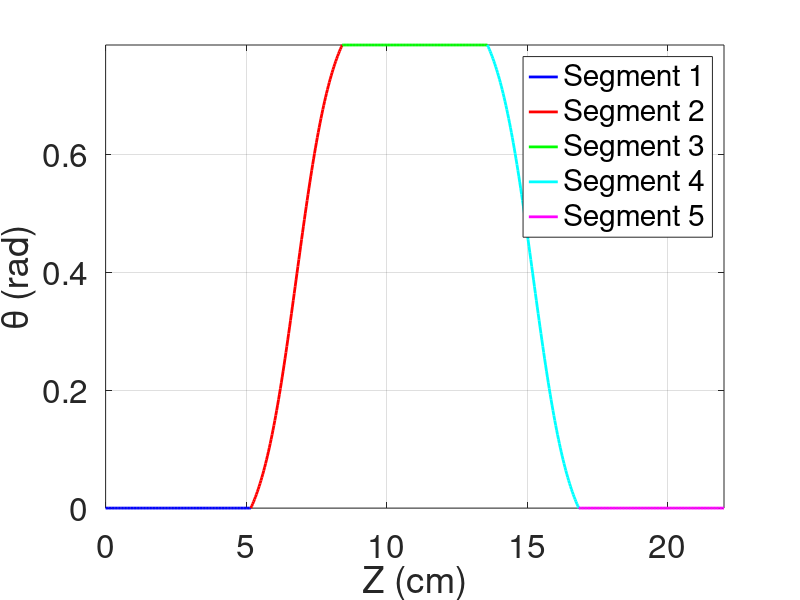

The MATLAB script that drew this image:
%% Airfoil Paths and Profiles for SolidWorks

% By: Timothy A. Coda
% Date of Last Revision: 10 Sept 2017

% This script is used to generate text files of XYZ coordinates to be
% imported into SolidWorks for the purpose of creating CAD models of
% airfoils/blades for the VAWT project, based out of the FDRL under the
% direction of Professor Charles Williamson.

% There are multiple ways to create CAD models of a VAWT blade.  The method
% I ultimately settled upon utilizes the "Lofted Boss/Base" tool in
% SolidWorks.  At minimum this tool requires two curves, which indicate the
% limits of the extrusion.  What makes this tool useful for our purposes is
% that it allows the selection of a "Guide Curve," which is what allows for
% move complex blade design to be modeled.  Thus, this script produces text
% files that fall into one of two categories:

% (1) Airfoil chord line, used as the "Guide Curve" for a loft extrusion in
% SolidWorks.  This is done by first specifying the desired chord line in
% polar coordines (defining r, theta, and z) and then converting them to
% Cartesian coordinates that can be read in SolidWorks.  The conversion is
% done using MATLAB's pol2cart function.
% (2) The airfoil profile (i.e. NACA 0015, NACA 0021, etc.).  This is done
% using the NACA airfoil profile equation, found at:
% https://en.wikipedia.org/wiki/NACA_airfoil

% Three different blade designs are considered below:
% (1) ZigZag
% (2) Witch of Agnesi (WoA)
% (3) Sigmoid

% *** ALL UNITS IN cm ***
close all
clear all
clc
%% ZigZag Airfoil (ZZ)

% First, specify the value of r of the chord line.  This is simply the
% radius of the turbine, the radial distance from the center of the turbine 
% at which the airfoil is mounted.  For the 1x turbine, R = 8.25 cm.
R = 8.25; % recall all units are cm

% Now, specify the blade span, which will be in the z-direction.
% Historically, the span of the blade is 22 cm:
SPAN = 22;

% It is necessary to divide the blade, and chord line, into discrete segments.
% SolidWorks has a difficult time extruding along a complex paths.
% Instead, discretize the blade based upon its features.  The ZigZag blade
% lends itself to being treated as two portions that are symmetric about
% the mid-chord point.  In general, try to define paths that are
% monotonically increasing or decreasing in nature.
% Furthermore, as will be seen below, this discretization is necessary so
% that the blade curvature is modeled in SolidWorks as desired.
n = 100; % number or discrete points comprising the chord path
Z1_ZZ = linspace(0,SPAN/2,n)';
Z2_ZZ = linspace(SPAN/2,SPAN,n)';

% Now define the corresponding theta value for each segment.  For the ZigZag
% blade with a sweep angle (SA) of 45 degrees, the theta variation is simply
% linear:
SA_ZZ = pi/4; % in radians
theta1_ZZ = linspace(0,SA_ZZ,n)';
theta2_ZZ = linspace(SA_ZZ,0,n)';

% Finally, define the radial values of the chord line.  We are not
% considering a bulbous or canted blade, so r is constant:
r1_ZZ = R*ones(1,n)';
r2_ZZ = R*ones(1,n)';

% Now we can use the pol2cart function.  Note that all of the arrays above
% are column arrays; this is the required format for the pol2cart function.
% The function returns three separate column arrays of the x, y, and z
% values.  These arrays are joined into a single matrix and then exported
% as a text file, which can be read by SolidWorks

% Additionally, it is also best to shift the curve such that it begins at
% the origin (this will make it more compatible with the airfoil curves 
% generated below).  All that needs to be done is subtraction of the value 
% of R from the x-values of the curves:
[x1_ZZ,y1_ZZ,z1_ZZ] = pol2cart(theta1_ZZ,r1_ZZ,Z1_ZZ);
x1_ZZ = x1_ZZ - R;
XYZ1_ZZ = [x1_ZZ,y1_ZZ,z1_ZZ];
[x2_ZZ,y2_ZZ,z2_ZZ] = pol2cart(theta2_ZZ,r2_ZZ,Z2_ZZ);
x2_ZZ = x2_ZZ - R;
XYZ2_ZZ = [x2_ZZ,y2_ZZ,z2_ZZ];

%% Witch of Agnesi (WoA)

% Note that this is not exactly the chord line guide curves used in the WoA
% blades made in Spring 2017; those blades consisted for 4 segments, 2 of
% which were straight.  Below only two segments are considered, thus this is very
% similar to the ZigZag blade above.  The z and r components of the guide
% curves will be the same as those above; only the theta component changes.

% The WoA function:

% f(z) = (8*a^3)/(z^2 + 4*a^2)

% The nature of the WoA equation requires shifting and scaling to achieve
% the desired profile with the desired sweep angle.  The variable "a" is
% a tuning parameter of sorts, and determines the "sharpness" of the WoA
% curve.  Furthermore, the WoA curve is
% symmetric about z = 0.  However, the other curves and profiles generated
% in this code are based in the z = [0,SPAN] range, not the 
% z = [-SPAN/2,SPAN/2] range.  Thus, when using the WoA equation,
% the independent variable (z) must be shifted to get the desired theta
% variation.
Z1_WoA = Z1_ZZ; Z2_WoA = Z2_ZZ; r1_WoA = r1_ZZ; r2_WoA = r2_ZZ;
SA_WoA = pi/4;
a = pi/4; % a "tuning parameter"
% WoA function
theta1_WoA = (8*a^3)./(((Z1_WoA-(0.5*SPAN)).^2 + 4*a^2));
% First shift:
theta1_WoA = theta1_WoA - min(theta1_WoA);
% Then scale:
beta = SA_WoA/max(theta1_WoA);
theta1_WoA = beta.*theta1_WoA;
% WoA function
theta2_WoA = (8*a^3)./(((Z2_WoA-(0.5*SPAN)).^2 + 4*a^2)); 
% First shift:
theta2_WoA = theta2_WoA - min(theta2_WoA);
% Then scale:
theta2_WoA = beta.*theta2_WoA;
[x1_WoA,y1_WoA,z1_WoA] = pol2cart(theta1_WoA,r1_WoA,Z1_WoA);
x1_WoA = x1_WoA - R;
XYZ1_WoA = [x1_WoA,y1_WoA,z1_WoA];
[x2_WoA,y2_WoA,z2_WoA] = pol2cart(theta2_WoA,r2_WoA,Z2_WoA);
x2_WoA = x2_WoA - R;
XYZ2_WoA = [x2_WoA,y2_WoA,z2_WoA];

%% Sigmoid Path

% The Sigmoid blade is the most complex; it is discretized into 5 different
% segments.  However, three of those segments are simple, straight lines.
% Thus, it is not fully necessary to define and export those segments, as
% the Loft tool will not be necessary.  Instead, a simple linear extrusion
% can be done.

% The Sigmoid function:

% f(z) = 1/(1 + exp(-b*z))

% Like the WoA curve, the Sigmoid curve will require shifting and scaling to achieve the
% desired profile.  And, like the WoA function, the Sigmoid function is
% centered about z = 0.  So, the dependent variable (z) will have to be
% shifted.  "b" represents a tuning parameter and controls the "steepness"
% of the Sigmoid curve.

% Finally, the curves created below were not actually used to create the
% "Sigmoid" blade created in Spring 2017.  In fact, the Sigmoid function
% was not even used.  The theta variation was simply linear.  However, the
% code below produces a theta variation using the Sigmoid function.

% The blade has three straight segments, all with a length of 31/6 cm, and
% two Sigmoid segments, both with a length of 3.25 cm (summing of the five
% lengths gives our SPAN value of 22 cm)

SA_sig = pi/4;
b = 1.5;
delz1 = 31/6; delz2 = 3.25;
Z1_sig = linspace(0,delz1,n)';
Z2_sig = linspace(delz1,delz1+delz2,n)';
Z3_sig = linspace(delz1+delz2,delz1+delz2+delz1,n)';
Z4_sig = linspace(delz1+delz2+delz1,delz1+delz2+delz1+delz2,n)';
Z5_sig = linspace(delz1+delz2+delz1+delz2,delz1+delz2+delz1+delz2+delz1,n)';
r1_sig = R*ones(length(Z1_sig),1);
r2_sig = R*ones(length(Z2_sig),1);
r3_sig = R*ones(length(Z3_sig),1);
r4_sig = R*ones(length(Z4_sig),1);
r5_sig = R*ones(length(Z5_sig),1);

% Sigmoid Function
theta2_sig = SA_sig.*(1./(1+exp(-b*(Z2_sig - delz1 - 0.5*delz2))));
% First shift:
theta2_sig = theta2_sig - min(theta2_sig);
% Then scale:
gamma = SA_sig/max(theta2_sig);
theta2_sig = gamma*theta2_sig;
% The theta variation for the other Sigmoid segment can be easily derived
% from theta_sig2 by reversing the order of the entries of the array,
% essentially mirroring the variation:
theta4_sig = flipud(theta2_sig);

% theta is constant for the other three segments (theta = 0 for the first
% and fifth segments, and theta = pi/4 for the third segment)
theta1_sig = zeros(length(Z1_sig),1);
theta3_sig = (pi/4)*ones(length(Z3_sig),1);
theta5_sig = zeros(length(Z5_sig),1);

% Given the simplicity of the straight segments, we will not bother
% converting them into Cartesian coordinates, nor will we write them to text
% files.  We will, however, use them for plotting to check our work.

[x2_sig,y2_sig,z2_sig] = pol2cart(theta2_sig,r2_sig,Z2_sig);
x2_sig = x2_sig - R;
XYZ2_sig = [x2_sig,y2_sig,z2_sig];
[x4_sig,y4_sig,z4_sig] = pol2cart(theta4_sig,r4_sig,Z4_sig);
x4_sig = x4_sig - R;
XYZ4_sig = [x4_sig,y4_sig,z4_sig];

%% Plot Guide Curve

% For more complex paths it may be better to first check here that the path
% is defined correctly.  Thic can be done by plotting theta versus z on a
% Cartesian plane:
figure(1)
grid on
box on
hold on
axis([0 SPAN 0 SA_sig])
plot(Z1_sig,theta1_sig,'b-','LineWidth',2)
plot(Z2_sig,theta2_sig,'r-','LineWidth',2)
plot(Z3_sig,theta3_sig,'g-','LineWidth',2)
plot(Z4_sig,theta4_sig,'c-','LineWidth',2)
plot(Z5_sig,theta5_sig,'m-','LineWidth',2)
legend('Segment 1','Segment 2','Segment 3','Segment 4','Segment 5','location','best')
xlabel('Z (cm)')
ylabel('\theta (rad)')
set(gca,'FontSize',24)
hold off
%% Airfoil Profile

% Define the chord length (in cm)
c = 6; % chord length

% Define the thickness of the airfoil as a fraction (recall that the last
% two digits of the NACA 00xx series indicate the thickness of the airfoil
% as a percent of the chord length.  So, if you want a NACA 0015, define
% the thickness as 0.15).

thickness = 0.15;

% Generate "baseline/reference" airfoil profile:
t = thickness*c;
x_air = linspace(0,c,1000)';
y_air = 5*t.*(0.2969.*sqrt(x_air./c) - 0.1260.*(x_air./c) - 0.3516.*(x_air./c).^2 + 0.2843.*(x_air./c).^3 - 0.1015.*(x_air./c).^4);
x_air = [x_air;flipud(x_air(1:end))];
y_air = [y_air;-flipud(y_air(1:end))];
z_air = zeros(1,length(x_air))';
XYZ_air = [x_air,y_air,z_air];

% It is possible that you may need to rotate the coordinates of the airfoil
% profile.  I have found that rotating the baseline profile -90 degrees makes
% it most compatible with the guide curves generated.
rot = -pi/2;
R1 = [cos(rot),-sin(rot),0;sin(rot),cos(rot),0;0,0,1];
XYZ_air = R1*XYZ_air';
XYZ_air = XYZ_air';

% Now, we must generate additional airfoil profiles to be located at the end of
% our lofted paths.  This requires translation and/or rotation of the
% "reference" airfoil profile made above.  The rotational component is derived from the sweep 
% angle; the translational component is derived from the sweep angle and
% the span of the chord line path

% At most, the number of airfoil profiles needed (including the reference
% profile) should be equal to the number of segments plus 1.  However, in
% many instances you may not need this many.  Simple, linear extrustions
% may not require the use of the Loft tool.  Furthermore, leverage the
% symmetry of the blade by using the "Mirror" tool in SolidWorks. The ZZ
% and WoA blades require one additional airfoil profile, whereas the
% Sigmoid blade requires 2.

% First, let us shift the chord line path(s) such that they are aligned
% with the airfoil trailing edge (I found that this produced better models
% SolidWorks).  To achieve this, simply translate the curves in the
% negative y-direction:
XYZ1_ZZ(:,2) = XYZ1_ZZ(:,2) - c;
XYZ2_ZZ(:,2) = XYZ2_ZZ(:,2) - c;
XYZ1_WoA(:,2) = XYZ1_WoA(:,2) - c;
XYZ2_WoA(:,2) = XYZ2_WoA(:,2) - c;
XYZ2_sig(:,2) = XYZ2_sig(:,2) - c;
XYZ4_sig(:,2) = XYZ4_sig(:,2) - c;

% Now we can generate our additional airfoil profiles:
% Second airfoil profile for ZigZag and WoA blades:
XYZ_air2_ZZ = XYZ_air;
% Rotation:
R2_ZZ = [cos(SA_ZZ),-sin(SA_ZZ),0;sin(SA_ZZ),cos(SA_ZZ),0;0,0,1];
XYZ_air2_ZZ = R2_ZZ*XYZ_air2_ZZ';
XYZ_air2_ZZ = XYZ_air2_ZZ';
% Translation:
XYZ_air2_ZZ(:,1) = XYZ_air2_ZZ(:,1) - c*sin(SA_ZZ) + XYZ1_ZZ(end,1);
XYZ_air2_ZZ(:,2) = XYZ_air2_ZZ(:,2) + c*cos(SA_ZZ) + XYZ1_ZZ(end,2);
XYZ_air2_ZZ(:,3) = XYZ_air2_ZZ(:,3) + XYZ1_ZZ(end,3);

% Second airfoil profile for Sigmoid blade:
XYZ_air2_sig = XYZ_air;
% Translation:
XYZ_air2_sig(:,3) = XYZ_air2_sig(:,3) + Z5_sig(1);
% Third airfoil profile for Sigmoid blade:
XYZ_air3_sig = XYZ_air;
% Rotation:
R3_sig = [cos(SA_sig),-sin(SA_sig),0;sin(SA_sig),cos(SA_sig),0;0,0,1];
XYZ_air3_sig = R3_sig*XYZ_air3_sig';
XYZ_air3_sig = XYZ_air3_sig';
% Translation:
XYZ_air3_sig(:,1) = XYZ_air3_sig(:,1) - c*sin(SA_sig) + XYZ2_sig(end,1);
XYZ_air3_sig(:,2) = XYZ_air3_sig(:,2) + c*cos(SA_sig) + XYZ2_sig(end,2);
XYZ_air3_sig(:,3) = XYZ_air3_sig(:,3) + XYZ2_sig(end,3);

% Export airfoil coordinates to a text file for SolidWorks:
dlmwrite('XYZAirfoil.txt',XYZ_air);
dlmwrite('XYZAirfoil2_ZZ.txt',XYZ_air2_ZZ);
dlmwrite('XYZAirfoil2_sig.txt',XYZ_air2_sig);
dlmwrite('XYZAirfoil3_sig.txt',XYZ_air3_sig);

% Export chord path coordinates to text files for SolidWorks
dlmwrite('ZigZagPath1.txt',XYZ1_ZZ);
dlmwrite('ZigZagPath2.txt',XYZ2_ZZ);
dlmwrite('WoAPath1.txt',XYZ1_WoA);
dlmwrite('WoAPath2.txt',XYZ2_WoA);
dlmwrite('SigmoidPath2.txt',XYZ2_sig);
dlmwrite('SigmoidPath4.txt',XYZ4_sig);